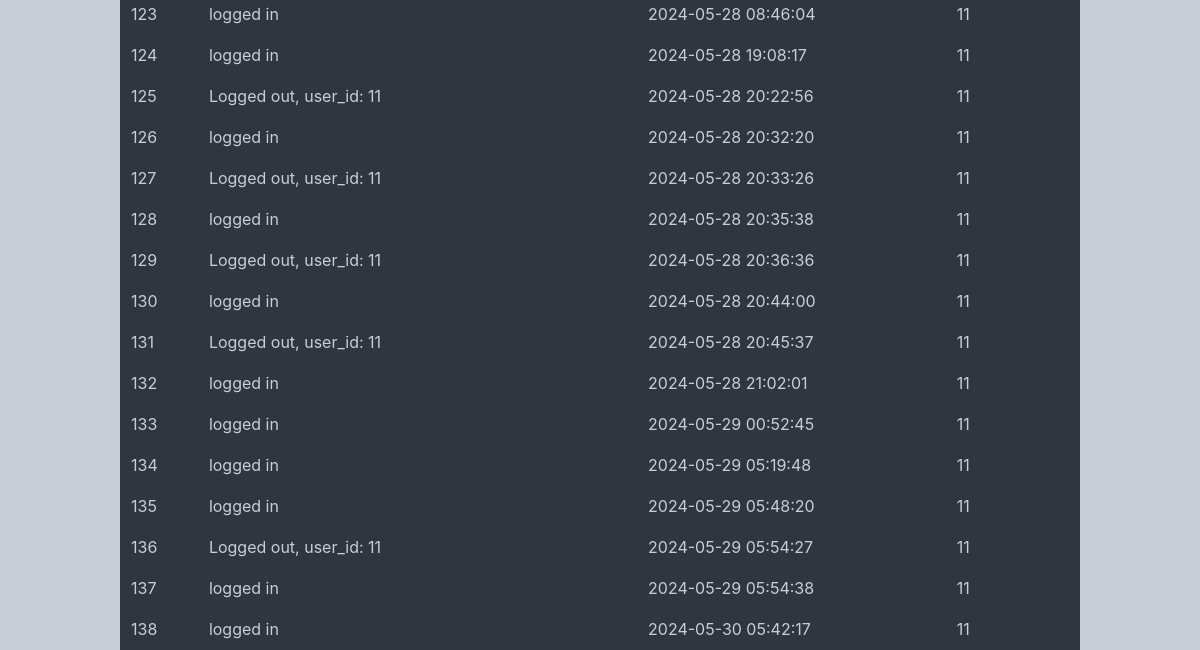
Page /admin_side/audit_trail.php (signed in, lower part) on the earlier database version.
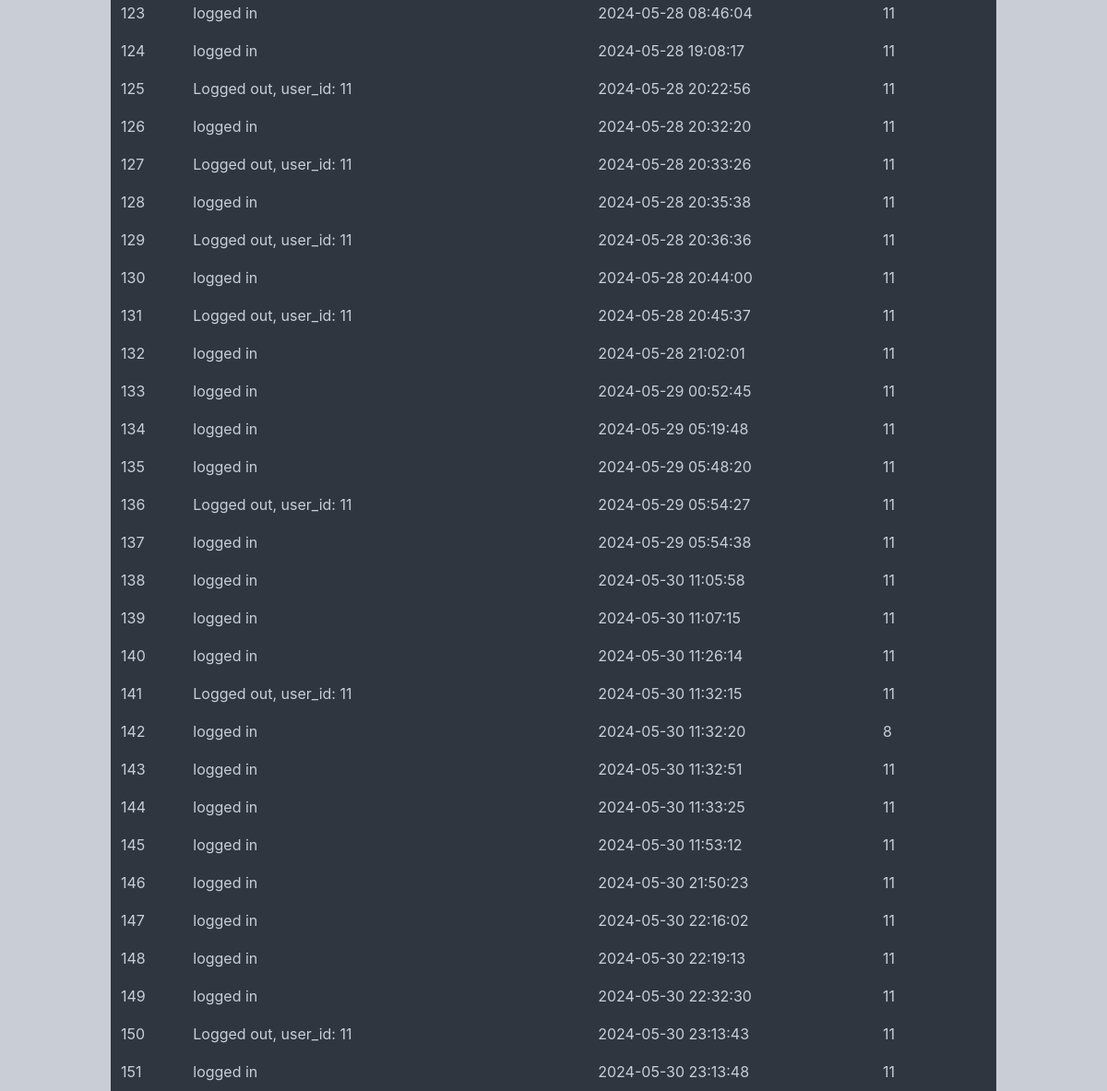
Same page on the later database version.
### tables this page shows
CREATE TABLE `log` (
  `id` int(255) NOT NULL,
  `action` varchar(60) NOT NULL,
  `timestamp` timestamp NOT NULL DEFAULT current_timestamp() ON UPDATE current_timestamp(),
  `user_id` int(255) NOT NULL
);

### admin_side/audit_trail.php (the view, shortened to what this page needs)
<!DOCTYPE html>
<html lang="en">
<head>
    <link rel="stylesheet" href="../include/styles/discount.css">
</head>
<body>
<table border='1' cellpadding='7'>
    <?php
    require_once "..\include\connect\dbcon.php";
    $sql = "SELECT * FROM log";
    $stmt = $pdoConnect->prepare($sql);
    $stmt->execute();
    while ($row = $stmt->fetch(PDO::FETCH_ASSOC)) {
        extract($row);
        echo "<tr>";
        echo "<td>" . $id . "</td>";
        echo "<td>" . $action . "</td>";
        echo "<td>" . $timestamp . "</td>";
        echo "<td>" . $user_id ."</td>";
        echo "</tr>";
    }
    echo '</table>';
?>
</body>
</html>

### include/styles/discount.css (style rules this page uses)
body { font-family: 'Inter', sans-serif; background-color:#c9ced6; margin: 0; padding: 0; }
table { margin-top: 4%; width: 80%; border-collapse: collapse; margin-left: auto; margin-right: auto; }
table, th, td { border: 1px solid #2f3640; }

Differences in the rows shown:
changed log id 138: timestamp "2024-05-30 05:42:17" → "2024-05-30 11:05:58"
added log: id "139", action "logged in", timestamp "2024-05-30 11:07:15", user "11"
added log: id "140", action "logged in", timestamp "2024-05-30 11:26:14", user "11"
added log: id "141", action "Logged out, user_id: 11", timestamp "2024-05-30 11:32:15", user "11"
added log: id "142", action "logged in", timestamp "2024-05-30 11:32:20", user "8"
added log: id "143", action "logged in", timestamp "2024-05-30 11:32:51", user "11"
added log: id "144", action "logged in", timestamp "2024-05-30 11:33:25", user "11"
added log: id "145", action "logged in", timestamp "2024-05-30 11:53:12", user "11"
added log: id "146", action "logged in", timestamp "2024-05-30 21:50:23", user "11"
added log: id "147", action "logged in", timestamp "2024-05-30 22:16:02", user "11"
added log: id "148", action "logged in", timestamp "2024-05-30 22:19:13", user "11"
added log: id "149", action "logged in", timestamp "2024-05-30 22:32:30", user "11"
added log: id "150", action "Logged out, user_id: 11", timestamp "2024-05-30 23:13:43", user "11"
added log: id "151", action "logged in", timestamp "2024-05-30 23:13:48", user "11"
